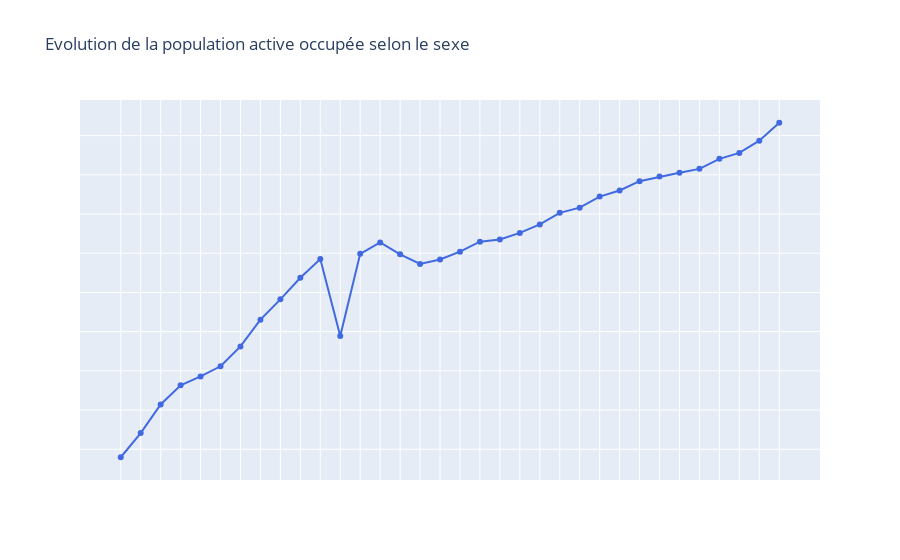

This figure's notebook cell:
### Code cell
fig1=go.Figure(go.Scatter(x=df_Population_A_1[' '], 
                          y=df_Population_A_1['Evolution de la population active occupée'],
                          name='Total',
                          mode='lines+markers',
                          line = dict(color='royalblue')))

# Edit the layout
fig1.update_layout(title='Evolution de la population active occupée selon le sexe')
fig1.update_xaxes(showticklabels=False)
fig1.update_yaxes(showticklabels=False)
fig1.show()

### Figure 1 — Plotly figure (JSON) as saved in the notebook; plotly's stock layout.template omitted (floating-point values rounded to 4 significant figures)
{"data": [{"line": {"color": "royalblue"}, "mode": "lines+markers", "name": "Total", "type": "scatter", "x": ["II trimestre 2011", "IV trimestre 2011", "I trimestre 2012", "II trimestre 2012", "III trimestre 2012", "IV trimestre 2012", "I trimestre 2013", "II trimestre 2013", "III trimestre 2013", "IV trimestre 2013", "I trimestre 2014", "II trimestre 2014", "III trimestre 2014", "IV trimestre 2014", "I trimestre 2015", "II trimestre 2015", "III trimestre 2015", "IV trimestre 2015", "I trimestre 2016", "II trimestre 2016", "III trimestre 2016", "IV trimestre 2016", "I trimestre 2017", "II trimestre 2017", "III trimestre 2017", "IV trimestre 2017", "I trimestre 2018", "II trimestre 2018", "III trimestre 2018", "IV trimestre 2018", "I trimestre 2019", "II trimestre 2019", "III trimestre 2019", "IV trimestre 2019"], "y": [3140.0, 3171.0, 3207.0, 3232.0, 3243.0, 3256.0, 3281.0, 3315.0, 3341.0, 3369.0, 3392.0, 3294.0, 3399.0, 3414.0, 3399.0, 3386.0, 3392.0, 3402, 3415.0, 3418.0, 3426.0, 3437.0, 3452.0, 3458.0, 3472.0, 3480, 3492.0, 3498.0, 3503.0, 3508.0, 3520.0, 3528.0, 3544.0, 3566.0]}], "layout": {"title": {"text": "Evolution de la population active occupée selon le sexe"}, "xaxis": {"showticklabels": false}, "yaxis": {"showticklabels": false}}}
